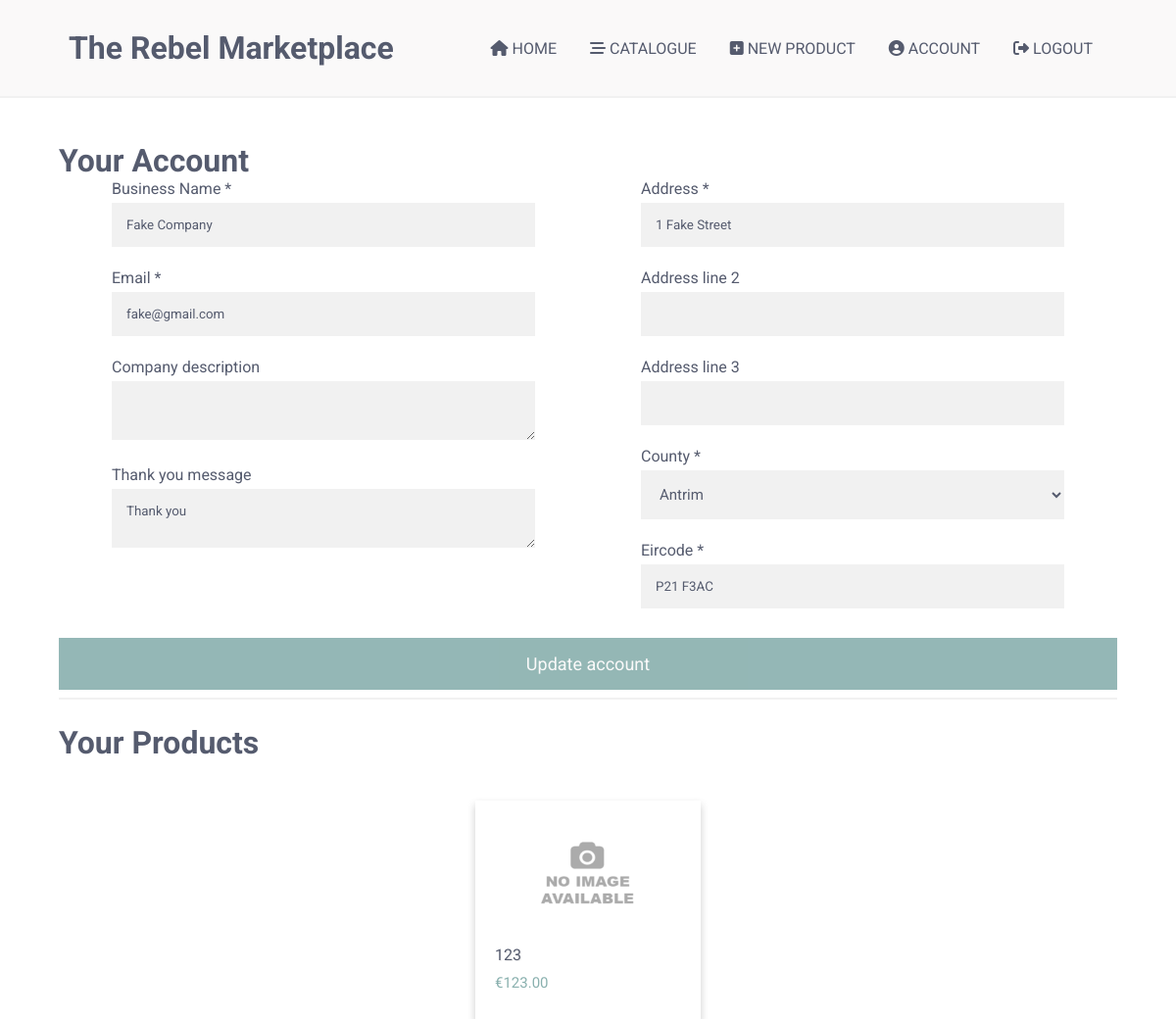
Before: /account/ (signed in) with the older database file.
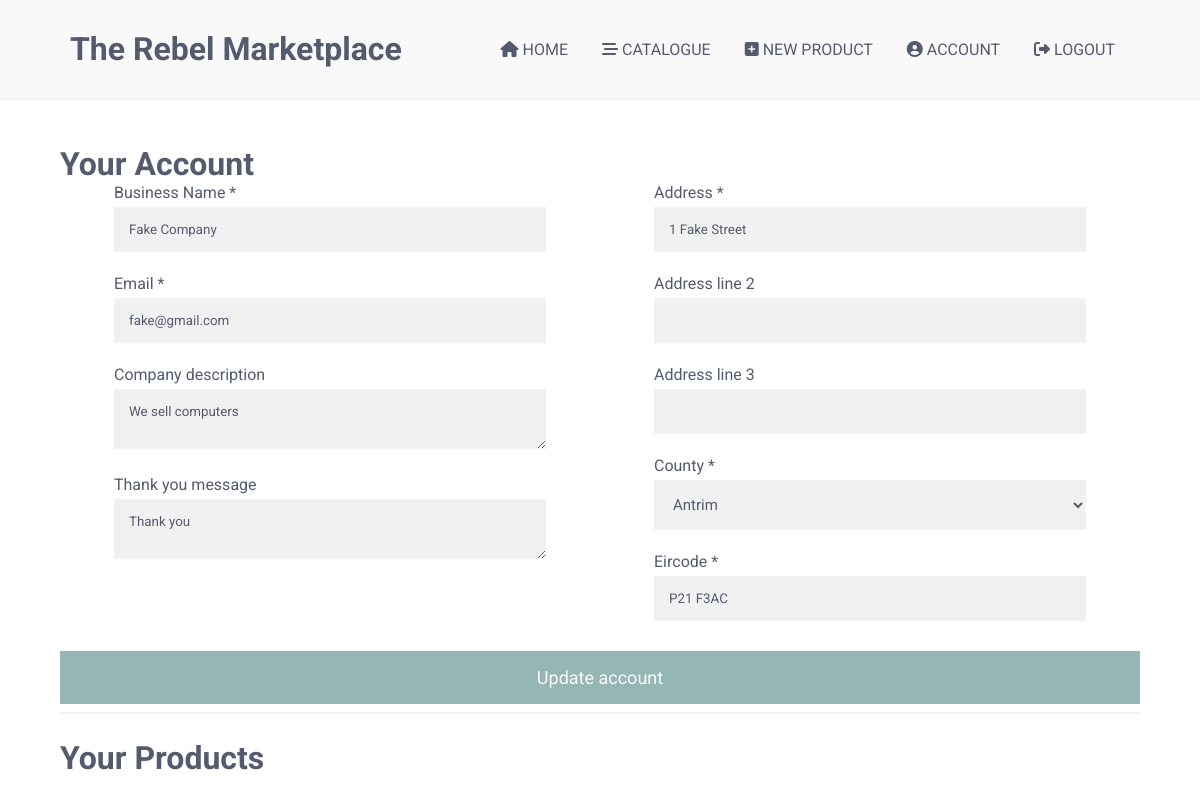
After: the same page with the newer database file.
### rebelmarketplace/models.py (models this page shows, shortened)
class Company(db.Model, UserMixin):
    id =db.Column(db.Integer, primary_key=True)
    name = db.Column(db.String(30), nullable=False)
    email = db.Column(db.String(30), unique=True, nullable=False)
    password = db.Column(db.String(60), nullable=False)
    address1 = db.Column(db.String(30), nullable=False)
    address2 = db.Column(db.String(30), nullable=True)
    address3 = db.Column(db.String(30), nullable=True)
    county = db.Column(db.String(30), nullable=False)
    eircode = db.Column(db.String(30), unique=True, nullable=False)
    description = db.Column(db.Text, nullable=True, default="")
    thank_you_msg = db.Column(db.Text, nullable=True, default="Thank you")
    products = db.relationship("Product", backref="company", lazy=True)

class Product(db.Model):
    id =db.Column(db.Integer, primary_key=True)
    name = db.Column(db.String(30), nullable=False)
    description = db.Column(db.Text, nullable=False)
    price = db.Column(db.Numeric(scale=2, asdecimal=True), nullable=False) # come back to min values
    quantity = db.Column(db.Integer, nullable=False) # come back to min values
    image = db.Column(db.String(20), nullable=False, default="default.png")
    company_id = db.Column(db.Integer, db.ForeignKey("company.id"), nullable=False)

### rebelmarketplace/routes.py (the view)
@app.route("/account/", methods=["GET", "POST"])
@login_required
def account():
    form = UpdateAccountForm()
    products = current_user.products
    if form.validate_on_submit():
        current_user.description = form.description.data
        current_user.thank_you_msg= form.thank_you_msg.data
        db.session.commit()
        flash("Your account has been updated", "success")
        return redirect(url_for("account"))
    elif request.method == "GET":
            form.name.data = current_user.name
            form.email.data = current_user.email
            form.description.data = current_user.description
            form.thank_you_msg.data = current_user.thank_you_msg
            form.address1.data = current_user.address1
            form.address2.data = current_user.address2
            form.address3.data = current_user.address3
            form.county.data = current_user.county
            form.eircode.data = current_user.eircode
    return render_template("account.html", title="Account", products=products, form=form)

### rebelmarketplace/forms.py
class UpdateAccountForm(FlaskForm):
    name = StringField('Business Name *',
                        validators=[DataRequired(),Length(min=2, max=30)])
    email = StringField('Email *',
                        validators=[DataRequired(), Email()])
    description = TextAreaField("Company description")
    address1 = StringField('Address *',
                        validators=[DataRequired(),Length(min=2, max=30)])
    address2 = StringField("Address line 2", validators=[Optional(), Length(min=2, max=30)])
    address3 = StringField("Address line 3", validators=[Optional(), Length(min=2, max=30)])
    county = SelectField('County *',
                        choices=counties,
                        validators=[DataRequired()])
    eircode = StringField('Eircode *',
                        validators=[DataRequired(),Length(min=2, max=30)])
    thank_you_msg = TextAreaField("Thank you message")
    submit = SubmitField("Update account")

### rebelmarketplace/models.py (called while the page is built)
@login_manager.user_loader
def load_user(company_id):
    return Company.query.get(int(company_id))

### rebelmarketplace/templates/account.html (shortened to what the changed rows need)
{% extends "base.html" %}
{% block content %}
<h1> Your Account </h1>
<div>
    <form method="POST", action="", class="form">
        <div class="multi-panel">
            <div class="col">
              <div>
                {{ form.name.label(class="token-class")}}
                {% if form.name.errors %}
                  {{ form.name(class="token-class")}}
                    {% for error in form.name.errors %}
                      <span class="error">{{ error }}</span>
                    {% endfor %}
                {% else %}
                  {{ form.name(class="token-class")}}
                {% endif %}
              </div>
              <div>
                {{ form.email.label(class="token-class")}}
                  {% if form.email.errors %}
                    {{ form.email(class="token-class")}}
                      {% for error in form.email.errors %}
                        <span class="error">{{ error }}</span>
                      {% endfor %}
                  {% else %}
                    {{ form.email(class="token-class")}}
                  {% endif %}
              </div>
              <div>
                {{ form.description.label(class="token-class")}}
                {% if form.description.errors %}
                  {{ form.description(class="token-class")}}
                    {% for error in form.description.errors %}
                      <span class="error">{{ error }}</span>
                    {% endfor %}
                {% else %}
                  {{ form.description(class="token-class")}}
                {% endif %}
              </div>
              <div>
                {{ form.thank_you_msg.label(class="token-class")}}
                {% if form.thank_you_msg.errors %}
                  {{ form.thank_you_msg(class="token-class")}}
                    {% for error in form.thank_you_msg.errors %}
                      <span class="error">{{ error }}</span>
                    {% endfor %}
                {% else %}
                  {{ form.thank_you_msg(class="token-class")}}
                {% endif %}
              </div>
            </div>
            <div class="col">
              <div>
                {{ form.address1.label(class="token-class")}}
                {% if form.address1.errors %}
                  {{ form.address1(class="token-class")}}
                    {% for error in form.address1.errors %}
                      <span class="error">{{ error }}</span>
                    {% endfor %}
                {% else %}
                  {{ form.address1(class="token-class")}}
                {% endif %}
              </div>
              <div>
                {{ form.address2.label(class="token-class")}}
                {% if form.address2.errors %}
                  {{ form.address2(class="token-class")}}
                    {% for error in form.address2.errors %}
                      <span class="error">{{ error }}</span>
                    {% endfor %}
                {% else %}
                  {{ form.address2(class="token-class")}}
                {% endif %}
              </div>
              <div>
                {{ form.address3.label(class="token-class")}}
                {% if form.address3.errors %}
                  {{ form.address3(class="token-class")}}
                    {% for error in form.address3.errors %}
                      <span class="error">{{ error }}</span>
                    {% endfor %}
                {% else %}
                  {{ form.address3(class="token-class")}}
                {% endif %}
              </div>
              <div>
                {{ form.county.label(class="token-class")}}
                {{ form.county(class="token-class")}}
              </div>
              <div>
                {{ form.eircode.label(class="token-class")}}
                {% if form.eircode.errors %}
                  {{ form.eircode(class="token-class")}}
                    {% for error in form.eircode.errors %}
                      <span class="error">{{ error }}</span>
                    {% endfor %}
                {% else %}
                  {{ form.eircode(class="token-class")}}
                {% endif %}
              </div>
          </div>
        </div>
    </form>
    <h1>Your Products</h1>
    <div class="products-container">
        {% for product in products %}
        <a class="card" href="{{ url_for('update_product', product_id=product.id)}}">
            {% if product.image.startswith("http") %}
                <img src="{{ product.image }}">
            {% else %}
                <img src="{{ url_for('static', filename='product_pics/' + product.image) }}">
            {% endif %}
                <p class="productTitle">{{ product.name}} </p>
                <p class="price">€{{product.price}}</p>
        </a>
        {% endfor %}
    </div>
</div>
{% endblock content %}

Changed rows visible on the page:
no longer on this page (row edited): Product: image (placeholder picture), name "123", price "123.00"
changed Company "Fake Company": description (not shown) → "We sell computers"
